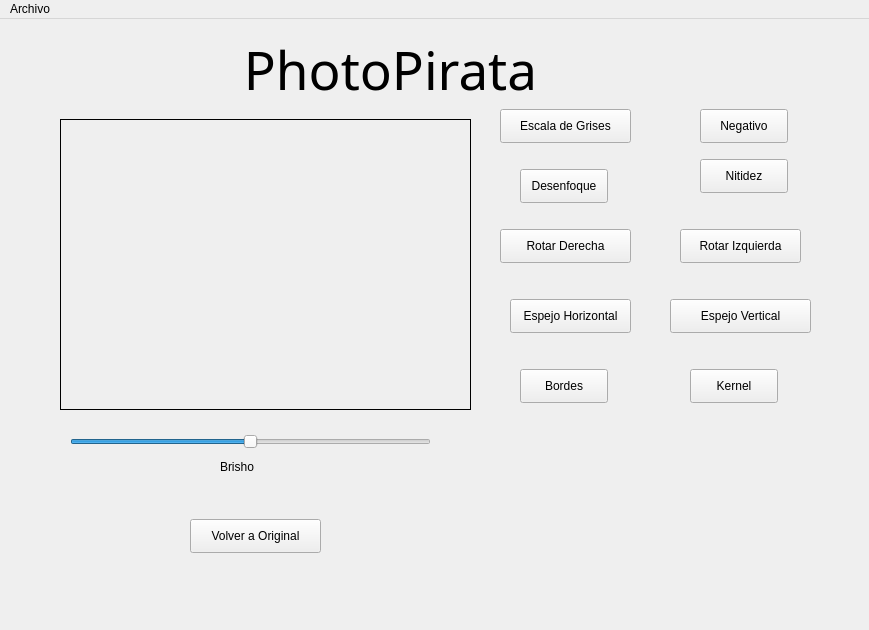
<?xml version="1.0" encoding="UTF-8"?>
<ui version="4.0">
 <class>MainWindow</class>
 <widget class="QMainWindow" name="MainWindow">
  <property name="geometry">
   <rect>
    <x>0</x>
    <y>0</y>
    <width>869</width>
    <height>630</height>
   </rect>
  </property>
  <property name="windowTitle">
   <string>Ventana</string>
  </property>
  <widget class="QWidget" name="centralwidget">
   <widget class="QLabel" name="label">
    <property name="geometry">
     <rect>
      <x>70</x>
      <y>20</y>
      <width>641</width>
      <height>61</height>
     </rect>
    </property>
    <property name="font">
     <font>
      <family>Mi Letra Fea</family>
      <pointsize>40</pointsize>
     </font>
    </property>
    <property name="text">
     <string>PhotoPirata</string>
    </property>
    <property name="alignment">
     <set>Qt::AlignmentFlag::AlignCenter</set>
    </property>
   </widget>
   <widget class="QLabel" name="etiqueta">
    <property name="geometry">
     <rect>
      <x>60</x>
      <y>100</y>
      <width>411</width>
      <height>291</height>
     </rect>
    </property>
    <property name="frameShape">
     <enum>QFrame::Shape::Box</enum>
    </property>
    <property name="frameShadow">
     <enum>QFrame::Shadow::Plain</enum>
    </property>
    <property name="text">
     <string/>
    </property>
    <property name="scaledContents">
     <bool>true</bool>
    </property>
   </widget>
   <widget class="QSlider" name="horizontalSlider">
    <property name="geometry">
     <rect>
      <x>70</x>
      <y>410</y>
      <width>361</width>
      <height>25</height>
     </rect>
    </property>
    <property name="minimum">
     <number>-255</number>
    </property>
    <property name="maximum">
     <number>255</number>
    </property>
    <property name="orientation">
     <enum>Qt::Orientation::Horizontal</enum>
    </property>
   </widget>
   <widget class="QLabel" name="label_2">
    <property name="geometry">
     <rect>
      <x>220</x>
      <y>440</y>
      <width>58</width>
      <height>16</height>
     </rect>
    </property>
    <property name="text">
     <string>Brisho</string>
    </property>
   </widget>
   <widget class="QPushButton" name="pushButton">
    <property name="geometry">
     <rect>
      <x>500</x>
      <y>90</y>
      <width>131</width>
      <height>34</height>
     </rect>
    </property>
    <property name="text">
     <string>Escala de Grises</string>
    </property>
   </widget>
   <widget class="QPushButton" name="pushButton_2">
    <property name="geometry">
     <rect>
      <x>190</x>
      <y>500</y>
      <width>131</width>
      <height>34</height>
     </rect>
    </property>
    <property name="text">
     <string>Volver a Original</string>
    </property>
   </widget>
   <widget class="QPushButton" name="pushButton_3">
    <property name="geometry">
     <rect>
      <x>700</x>
      <y>90</y>
      <width>88</width>
      <height>34</height>
     </rect>
    </property>
    <property name="text">
     <string>Negativo</string>
    </property>
   </widget>
   <widget class="QPushButton" name="pushButton_4">
    <property name="geometry">
     <rect>
      <x>680</x>
      <y>210</y>
      <width>121</width>
      <height>34</height>
     </rect>
    </property>
    <property name="text">
     <string>Rotar Izquierda</string>
    </property>
   </widget>
   <widget class="QPushButton" name="pushButton_5">
    <property name="geometry">
     <rect>
      <x>500</x>
      <y>210</y>
      <width>131</width>
      <height>34</height>
     </rect>
    </property>
    <property name="text">
     <string>Rotar Derecha</string>
    </property>
   </widget>
   <widget class="QPushButton" name="pushButton_6">
    <property name="geometry">
     <rect>
      <x>510</x>
      <y>280</y>
      <width>121</width>
      <height>34</height>
     </rect>
    </property>
    <property name="text">
     <string>Espejo Horizontal</string>
    </property>
   </widget>
   <widget class="QPushButton" name="pushButton_7">
    <property name="geometry">
     <rect>
      <x>670</x>
      <y>280</y>
      <width>141</width>
      <height>34</height>
     </rect>
    </property>
    <property name="text">
     <string>Espejo Vertical</string>
    </property>
   </widget>
   <widget class="QPushButton" name="pushButton_8">
    <property name="geometry">
     <rect>
      <x>520</x>
      <y>150</y>
      <width>88</width>
      <height>34</height>
     </rect>
    </property>
    <property name="text">
     <string>Desenfoque</string>
    </property>
   </widget>
   <widget class="QPushButton" name="pushButton_9">
    <property name="geometry">
     <rect>
      <x>700</x>
      <y>140</y>
      <width>88</width>
      <height>34</height>
     </rect>
    </property>
    <property name="text">
     <string>Nitidez</string>
    </property>
   </widget>
   <widget class="QPushButton" name="pushButton_10">
    <property name="geometry">
     <rect>
      <x>520</x>
      <y>350</y>
      <width>88</width>
      <height>34</height>
     </rect>
    </property>
    <property name="text">
     <string>Bordes</string>
    </property>
   </widget>
   <widget class="QPushButton" name="pushButton_11">
    <property name="geometry">
     <rect>
      <x>690</x>
      <y>350</y>
      <width>88</width>
      <height>34</height>
     </rect>
    </property>
    <property name="text">
     <string>Kernel</string>
    </property>
   </widget>
  </widget>
  <widget class="QMenuBar" name="menubar">
   <property name="geometry">
    <rect>
     <x>0</x>
     <y>0</y>
     <width>869</width>
     <height>30</height>
    </rect>
   </property>
   <widget class="QMenu" name="menuArchivo">
    <property name="title">
     <string>Archivo</string>
    </property>
    <addaction name="actionAbrir"/>
   </widget>
   <addaction name="menuArchivo"/>
  </widget>
  <action name="actionAbrir">
   <property name="text">
    <string>Abrir</string>
   </property>
  </action>
 </widget>
 <resources/>
 <connections/>
</ui>
